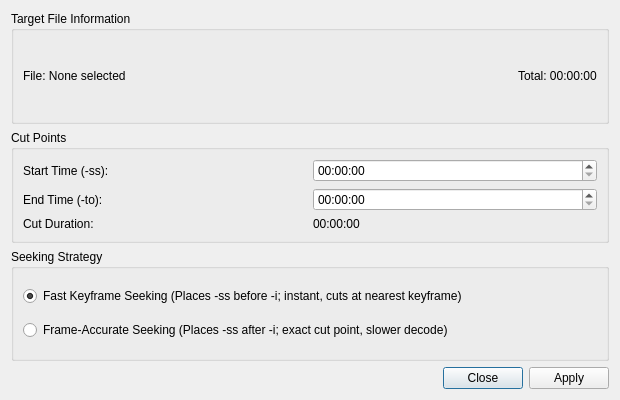
<?xml version="1.0" encoding="UTF-8"?>
<ui version="4.0">
 <class>TrimDialog</class>
 <widget class="QDialog" name="TrimDialog">
  <property name="geometry">
   <rect>
    <x>0</x>
    <y>0</y>
    <width>620</width>
    <height>400</height>
   </rect>
  </property>
  <property name="windowTitle">
   <string>Trim &amp; Cut Video - FFmpeg Batch</string>
  </property>
  <layout class="QVBoxLayout" name="mainTrimLayout">
   <item>
    <widget class="QGroupBox" name="grpSourceInfo">
     <property name="title">
      <string>Target File Information</string>
     </property>
     <layout class="QHBoxLayout" name="sourceInfoLayout">
      <item>
       <widget class="QLabel" name="lblTrimFileName">
        <property name="text">
         <string>File: None selected</string>
        </property>
       </widget>
      </item>
      <item>
       <spacer name="sourceSpacer">
        <property name="orientation">
         <enum>Qt::Horizontal</enum>
        </property>
        <property name="sizeHint" stdset="0">
         <size>
          <width>40</width>
          <height>20</height>
         </size>
        </property>
       </spacer>
      </item>
      <item>
       <widget class="QLabel" name="lblTotalDuration">
        <property name="text">
         <string>Total: 00:00:00</string>
        </property>
       </widget>
      </item>
     </layout>
    </widget>
   </item>
   <item>
    <widget class="QGroupBox" name="grpTimeSelectors">
     <property name="title">
      <string>Cut Points</string>
     </property>
     <layout class="QGridLayout" name="timeGridLayout">
      <item row="0" column="0">
       <widget class="QLabel" name="lblStartTime">
        <property name="text">
         <string>Start Time (-ss):</string>
        </property>
       </widget>
      </item>
      <item row="0" column="1">
       <widget class="QTimeEdit" name="timeStart">
        <property name="displayFormat">
         <string>HH:mm:ss</string>
        </property>
       </widget>
      </item>
      <item row="1" column="0">
       <widget class="QLabel" name="lblEndTime">
        <property name="text">
         <string>End Time (-to):</string>
        </property>
       </widget>
      </item>
      <item row="1" column="1">
       <widget class="QTimeEdit" name="timeEnd">
        <property name="displayFormat">
         <string>HH:mm:ss</string>
        </property>
       </widget>
      </item>
      <item row="2" column="0">
       <widget class="QLabel" name="lblDuration">
        <property name="text">
         <string>Cut Duration:</string>
        </property>
       </widget>
      </item>
      <item row="2" column="1">
       <widget class="QLabel" name="lblCalculatedDuration">
        <property name="text">
         <string>00:00:00</string>
        </property>
       </widget>
      </item>
     </layout>
    </widget>
   </item>
   <item>
    <widget class="QGroupBox" name="grpSeekMode">
     <property name="title">
      <string>Seeking Strategy</string>
     </property>
     <layout class="QVBoxLayout" name="seekModeLayout">
      <item>
       <widget class="QRadioButton" name="radFastSeek">
        <property name="text">
         <string>Fast Keyframe Seeking (Places -ss before -i; instant, cuts at nearest keyframe)</string>
        </property>
        <property name="checked">
         <bool>true</bool>
        </property>
       </widget>
      </item>
      <item>
       <widget class="QRadioButton" name="radAccurateSeek">
        <property name="text">
         <string>Frame-Accurate Seeking (Places -ss after -i; exact cut point, slower decode)</string>
        </property>
       </widget>
      </item>
     </layout>
    </widget>
   </item>
   <item>
    <widget class="QDialogButtonBox" name="trimButtonBox">
     <property name="orientation">
      <enum>Qt::Horizontal</enum>
     </property>
     <property name="standardButtons">
      <set>QDialogButtonBox::Apply|QDialogButtonBox::Close</set>
     </property>
    </widget>
   </item>
  </layout>
 </widget>
 <resources/>
 <connections/>
</ui>
